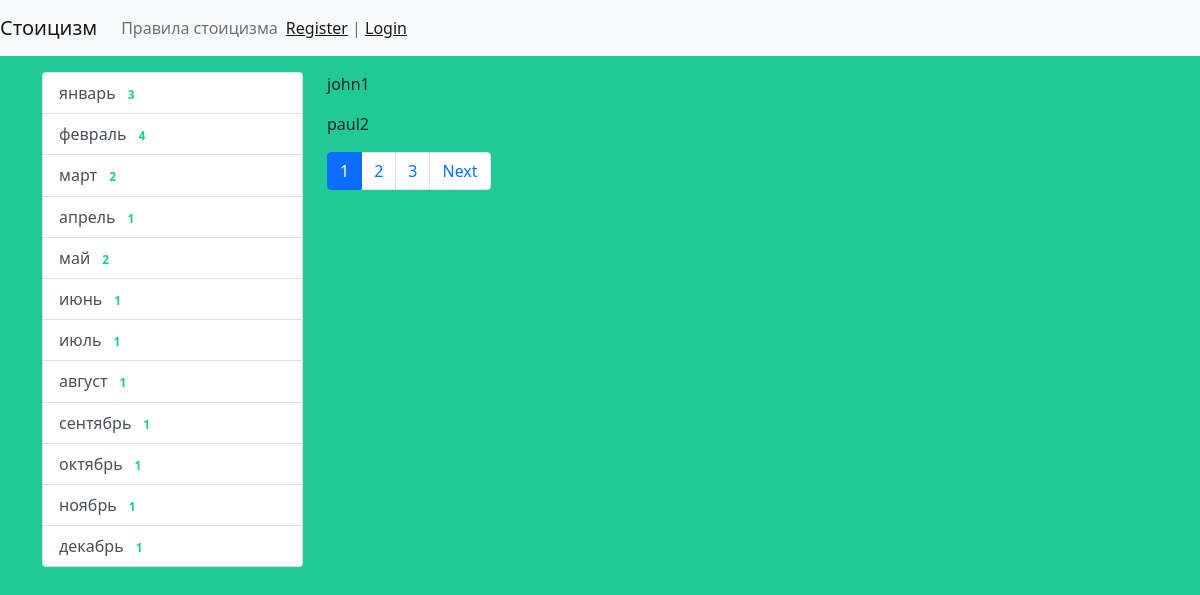
Page /test/ on the committed database.
### stoic/models.py (models this page shows, shortened)
class Month(models.Model):
    title = models.CharField(max_length=150, db_index=True, verbose_name='Наименование месяца')
    def get_absolute_url(self):
        return reverse('month', kwargs={"month_id": self.pk})
    class Meta:
        verbose_name = 'Месяц'
        verbose_name_plural = 'Месяцы'
        ordering = ['id']

### stoic/views.py (the view)
# urls.py: path('test/', test, name='test'),
def test(request):
    objects = ['john1', 'paul2', 'george3', 'ringo4', 'john5', 'paul6', 'george7']
    paginator = Paginator(objects, 2)
    page_num = request.GET.get('page', 1)
    page_objects = paginator.get_page(page_num)
    return render(request, 'stoic/test.html', {'page_obj': page_objects})

### stoic/templatetags/stoic_tags.py (called while the page is built)
@register.inclusion_tag('stoic/list_months.html')
def show_months(arg1='Hello', arg2='world'):
    months = Month.objects.annotate(cnt=Count('stoic', filter=F('stoic__is_published'))).filter(cnt__gt=0)
    return {"months": months, "arg1": arg1, "arg2": arg2}

### stoic/templates/stoic/test.html (shortened to what this page needs)
{% extends 'base.html' %}
{% block sidebar %}
{% include 'inc/_sidebar.html' %}
{% endblock %}
{% block content %}
    {% for name in page_obj.object_list %}
        <p>{{ name }}</p>
    {% endfor %}
{% endblock %}

### stoic/templates/stoic/list_months.html
<div class="list-group">
    {% for item in months %}
        <a href="{{ item.get_absolute_url }}" class="list-group-item list-group-item-action">{{ item.title }} <span  class="badge badge-primary badge-pill" style="color:#20c997;"  >{{ item.cnt }}</span></a>
    {% endfor %}
</div>

### stoic_app/static/css/style.css (style rules this page uses)
body { background-color: #20c997; }

### rows in the picture
Month: title "январь", cnt "3"
Month: title "февраль", cnt "4"
Month: title "март", cnt "2"
Month: title "апрель", cnt "1"
Month: title "май", cnt "2"
Month: title "июнь", cnt "1"
Month: title "июль", cnt "1"
Month: title "август", cnt "1"
Month: title "сентябрь", cnt "1"
Month: title "октябрь", cnt "1"
Month: title "ноябрь", cnt "1"
Month: title "декабрь", cnt "1"

### other values in the picture
{{ name }} "john1" "paul2"
{{ p }} "1"
{{ p }} "2" "3"
